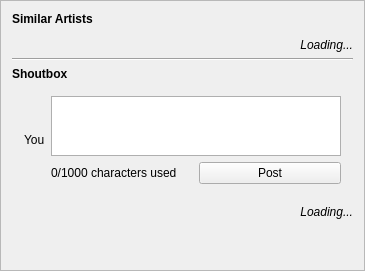
           <widget class="QFrame" name="frame_6">
            <property name="minimumSize">
             <size>
              <width>365</width>
              <height>0</height>
             </size>
            </property>
            <property name="maximumSize">
             <size>
              <width>365</width>
              <height>16777215</height>
             </size>
            </property>
            <property name="frameShape">
             <enum>QFrame::StyledPanel</enum>
            </property>
            <property name="frameShadow">
             <enum>QFrame::Raised</enum>
            </property>
            <layout class="QVBoxLayout" name="verticalLayout_2">
             <item>
              <widget class="QLabel" name="label">
               <property name="sizePolicy">
                <sizepolicy hsizetype="Preferred" vsizetype="Maximum">
                 <horstretch>0</horstretch>
                 <verstretch>0</verstretch>
                </sizepolicy>
               </property>
               <property name="text">
                <string>&lt;B&gt;Similar Artists</string>
               </property>
               <property name="alignment">
                <set>Qt::AlignLeading|Qt::AlignLeft|Qt::AlignTop</set>
               </property>
              </widget>
             </item>
             <item>
              <widget class="HGrowingWidget" name="widget_similarArtists" native="true">
               <property name="sizePolicy">
                <sizepolicy hsizetype="Preferred" vsizetype="Maximum">
                 <horstretch>0</horstretch>
                 <verstretch>0</verstretch>
                </sizepolicy>
               </property>
              </widget>
             </item>
             <item>
              <widget class="QLabel" name="label_moreArtists">
               <property name="text">
                <string>&lt;p align=&quot;right&quot;&gt;&lt;I&gt;Loading...</string>
               </property>
              </widget>
             </item>
             <item>
              <widget class="Line" name="line_3">
               <property name="orientation">
                <enum>Qt::Horizontal</enum>
               </property>
              </widget>
             </item>
             <item>
              <widget class="QLabel" name="label_2">
               <property name="sizePolicy">
                <sizepolicy hsizetype="Preferred" vsizetype="Maximum">
                 <horstretch>0</horstretch>
                 <verstretch>0</verstretch>
                </sizepolicy>
               </property>
               <property name="text">
                <string>&lt;B&gt;Shoutbox</string>
               </property>
               <property name="alignment">
                <set>Qt::AlignLeading|Qt::AlignLeft|Qt::AlignTop</set>
               </property>
              </widget>
             </item>
             <item>
              <widget class="QWidget" name="widget_4" native="true">
               <property name="sizePolicy">
                <sizepolicy hsizetype="Preferred" vsizetype="Maximum">
                 <horstretch>0</horstretch>
                 <verstretch>0</verstretch>
                </sizepolicy>
               </property>
               <layout class="QGridLayout" name="gridLayout_7">
                <property name="leftMargin">
                 <number>12</number>
                </property>
                <property name="rightMargin">
                 <number>12</number>
                </property>
                <item row="0" column="1">
                 <widget class="QTextEdit" name="textEdit">
                  <property name="sizePolicy">
                   <sizepolicy hsizetype="Preferred" vsizetype="Expanding">
                    <horstretch>0</horstretch>
                    <verstretch>0</verstretch>
                   </sizepolicy>
                  </property>
                  <property name="maximumSize">
                   <size>
                    <width>16777215</width>
                    <height>60</height>
                   </size>
                  </property>
                  <property name="palette">
                   <palette>
                    <active>
                     <colorrole role="WindowText">
                      <brush brushstyle="SolidPattern">
                       <color alpha="255">
                        <red>0</red>
                        <green>0</green>
                        <blue>0</blue>
                       </color>
                      </brush>
                     </colorrole>
                     <colorrole role="Button">
                      <brush brushstyle="SolidPattern">
                       <color alpha="255">
                        <red>227</red>
                        <green>227</green>
                        <blue>227</blue>
                       </color>
                      </brush>
                     </colorrole>
                     <colorrole role="Light">
                      <brush brushstyle="SolidPattern">
                       <color alpha="255">
                        <red>255</red>
                        <green>255</green>
                        <blue>255</blue>
                       </color>
                      </brush>
                     </colorrole>
                     <colorrole role="Midlight">
                      <brush brushstyle="SolidPattern">
                       <color alpha="255">
                        <red>241</red>
                        <green>241</green>
                        <blue>241</blue>
                       </color>
                      </brush>
                     </colorrole>
                     <colorrole role="Dark">
                      <brush brushstyle="SolidPattern">
                       <color alpha="255">
                        <red>113</red>
                        <green>113</green>
                        <blue>113</blue>
                       </color>
                      </brush>
                     </colorrole>
                     <colorrole role="Mid">
                      <brush brushstyle="SolidPattern">
                       <color alpha="255">
                        <red>151</red>
                        <green>151</green>
                        <blue>151</blue>
                       </color>
                      </brush>
                     </colorrole>
                     <colorrole role="Text">
                      <brush brushstyle="SolidPattern">
                       <color alpha="255">
                        <red>0</red>
                        <green>0</green>
                        <blue>0</blue>
                       </color>
                      </brush>
                     </colorrole>
                     <colorrole role="BrightText">
                      <brush brushstyle="SolidPattern">
                       <color alpha="255">
                        <red>255</red>
                        <green>255</green>
                        <blue>255</blue>
                       </color>
                      </brush>
                     </colorrole>
                     <colorrole role="ButtonText">
                      <brush brushstyle="SolidPattern">
                       <color alpha="255">
                        <red>0</red>
                        <green>0</green>
                        <blue>0</blue>
                       </color>
                      </brush>
                     </colorrole>
                     <colorrole role="Base">
                      <brush brushstyle="SolidPattern">
                       <color alpha="255">
                        <red>255</red>
                        <green>255</green>
                        <blue>255</blue>
                       </color>
                      </brush>
                     </colorrole>
                     <colorrole role="Window">
                      <brush brushstyle="SolidPattern">
                       <color alpha="255">
                        <red>227</red>
                        <green>227</green>
                        <blue>227</blue>
                       </color>
                      </brush>
                     </colorrole>
                     <colorrole role="Shadow">
                      <brush brushstyle="SolidPattern">
                       <color alpha="255">
                        <red>0</red>
                        <green>0</green>
                        <blue>0</blue>
                       </color>
                      </brush>
                     </colorrole>
                     <colorrole role="AlternateBase">
                      <brush brushstyle="SolidPattern">
                       <color alpha="255">
                        <red>241</red>
                        <green>241</green>
                        <blue>241</blue>
                       </color>
                      </brush>
                     </colorrole>
                     <colorrole role="ToolTipBase">
                      <brush brushstyle="SolidPattern">
                       <color alpha="255">
                        <red>255</red>
                        <green>255</green>
                        <blue>220</blue>
                       </color>
                      </brush>
                     </colorrole>
                     <colorrole role="ToolTipText">
                      <brush brushstyle="SolidPattern">
                       <color alpha="255">
                        <red>0</red>
                        <green>0</green>
                        <blue>0</blue>
                       </color>
                      </brush>
                     </colorrole>
                    </active>
                    <inactive>
                     <colorrole role="WindowText">
                      <brush brushstyle="SolidPattern">
                       <color alpha="255">
                        <red>0</red>
                        <green>0</green>
                        <blue>0</blue>
                       </color>
                      </brush>
                     </colorrole>
                     <colorrole role="Button">
                      <brush brushstyle="SolidPattern">
                       <color alpha="255">
                        <red>227</red>
                        <green>227</green>
                        <blue>227</blue>
                       </color>
                      </brush>
                     </colorrole>
                     <colorrole role="Light">
                      <brush brushstyle="SolidPattern">
                       <color alpha="255">
                        <red>255</red>
                        <green>255</green>
                        <blue>255</blue>
                       </color>
                      </brush>
                     </colorrole>
                     <colorrole role="Midlight">
                      <brush brushstyle="SolidPattern">
                       <color alpha="255">
                        <red>241</red>
                        <green>241</green>
                        <blue>241</blue>
                       </color>
                      </brush>
                     </colorrole>
                     <colorrole role="Dark">
                      <brush brushstyle="SolidPattern">
                       <color alpha="255">
                        <red>113</red>
                        <green>113</green>
                        <blue>113</blue>
                       </color>
                      </brush>
                     </colorrole>
                     <colorrole role="Mid">
                      <brush brushstyle="SolidPattern">
                       <color alpha="255">
                        <red>151</red>
                        <green>151</green>
                        <blue>151</blue>
                       </color>
                      </brush>
                     </colorrole>
                     <colorrole role="Text">
                      <brush brushstyle="SolidPattern">
                       <color alpha="255">
                        <red>0</red>
                        <green>0</green>
                        <blue>0</blue>
                       </color>
                      </brush>
                     </colorrole>
                     <colorrole role="BrightText">
                      <brush brushstyle="SolidPattern">
                       <color alpha="255">
                        <red>255</red>
                        <green>255</green>
                        <blue>255</blue>
                       </color>
                      </brush>
                     </colorrole>
                     <colorrole role="ButtonText">
                      <brush brushstyle="SolidPattern">
                       <color alpha="255">
                        <red>0</red>
                        <green>0</green>
                        <blue>0</blue>
                       </color>
                      </brush>
                     </colorrole>
                     <colorrole role="Base">
                      <brush brushstyle="SolidPattern">
                       <color alpha="255">
                        <red>255</red>
                        <green>255</green>
                        <blue>255</blue>
                       </color>
                      </brush>
                     </colorrole>
                     <colorrole role="Window">
                      <brush brushstyle="SolidPattern">
                       <color alpha="255">
                        <red>227</red>
                        <green>227</green>
                        <blue>227</blue>
                       </color>
                      </brush>
                     </colorrole>
                     <colorrole role="Shadow">
                      <brush brushstyle="SolidPattern">
                       <color alpha="255">
                        <red>0</red>
                        <green>0</green>
                        <blue>0</blue>
                       </color>
                      </brush>
                     </colorrole>
                     <colorrole role="AlternateBase">
                      <brush brushstyle="SolidPattern">
                       <color alpha="255">
                        <red>241</red>
                        <green>241</green>
                        <blue>241</blue>
                       </color>
                      </brush>
                     </colorrole>
                     <colorrole role="ToolTipBase">
                      <brush brushstyle="SolidPattern">
                       <color alpha="255">
                        <red>255</red>
                        <green>255</green>
                        <blue>220</blue>
                       </color>
                      </brush>
                     </colorrole>
                     <colorrole role="ToolTipText">
                      <brush brushstyle="SolidPattern">
                       <color alpha="255">
                        <red>0</red>
                        <green>0</green>
                        <blue>0</blue>
                       </color>
                      </brush>
                     </colorrole>
                    </inactive>
                    <disabled>
                     <colorrole role="WindowText">
                      <brush brushstyle="SolidPattern">
                       <color alpha="255">
                        <red>113</red>
                        <green>113</green>
                        <blue>113</blue>
                       </color>
                      </brush>
                     </colorrole>
                     <colorrole role="Button">
                      <brush brushstyle="SolidPattern">
                       <color alpha="255">
                        <red>227</red>
                        <green>227</green>
                        <blue>227</blue>
                       </color>
                      </brush>
                     </colorrole>
                     <colorrole role="Light">
                      <brush brushstyle="SolidPattern">
                       <color alpha="255">
                        <red>255</red>
                        <green>255</green>
                        <blue>255</blue>
                       </color>
                      </brush>
                     </colorrole>
                     <colorrole role="Midlight">
                      <brush brushstyle="SolidPattern">
                       <color alpha="255">
                        <red>241</red>
                        <green>241</green>
                        <blue>241</blue>
                       </color>
                      </brush>
                     </colorrole>
                     <colorrole role="Dark">
                      <brush brushstyle="SolidPattern">
                       <color alpha="255">
                        <red>113</red>
                        <green>113</green>
                        <blue>113</blue>
                       </color>
                      </brush>
                     </colorrole>
                     <colorrole role="Mid">
                      <brush brushstyle="SolidPattern">
                       <color alpha="255">
                        <red>151</red>
                        <green>151</green>
                        <blue>151</blue>
                       </color>
                      </brush>
                     </colorrole>
                     <colorrole role="Text">
                      <brush brushstyle="SolidPattern">
                       <color alpha="255">
                        <red>113</red>
                        <green>113</green>
                        <blue>113</blue>
                       </color>
                      </brush>
                     </colorrole>
                     <colorrole role="BrightText">
                      <brush brushstyle="SolidPattern">
                       <color alpha="255">
                        <red>255</red>
                        <green>255</green>
                        <blue>255</blue>
                       </color>
                      </brush>
                     </colorrole>
                     <colorrole role="ButtonText">
                      <brush brushstyle="SolidPattern">
                       <color alpha="255">
                        <red>113</red>
                        <green>113</green>
                        <blue>113</blue>
                       </color>
                      </brush>
                     </colorrole>
                     <colorrole role="Base">
                      <brush brushstyle="SolidPattern">
                       <color alpha="255">
                        <red>227</red>
                        <green>227</green>
                        <blue>227</blue>
                       </color>
                      </brush>
                     </colorrole>
                     <colorrole role="Window">
                      <brush brushstyle="SolidPattern">
                       <color alpha="255">
                        <red>227</red>
                        <green>227</green>
                        <blue>227</blue>
                       </color>
                      </brush>
                     </colorrole>
                     <colorrole role="Shadow">
                      <brush brushstyle="SolidPattern">
                       <color alpha="255">
                        <red>0</red>
                        <green>0</green>
                        <blue>0</blue>
                       </color>
                      </brush>
                     </colorrole>
                     <colorrole role="AlternateBase">
                      <brush brushstyle="SolidPattern">
                       <color alpha="255">
                        <red>227</red>
                        <green>227</green>
                        <blue>227</blue>
                       </color>
                      </brush>
                     </colorrole>
                     <colorrole role="ToolTipBase">
                      <brush brushstyle="SolidPattern">
                       <color alpha="255">
                        <red>255</red>
                        <green>255</green>
                        <blue>220</blue>
                       </color>
                      </brush>
                     </colorrole>
                     <colorrole role="ToolTipText">
                      <brush brushstyle="SolidPattern">
                       <color alpha="255">
                        <red>0</red>
                        <green>0</green>
                        <blue>0</blue>
                       </color>
                      </brush>
                     </colorrole>
                    </disabled>
                   </palette>
                  </property>
                  <property name="autoFillBackground">
                   <bool>true</bool>
                  </property>
                 </widget>
                </item>
                <item row="1" column="1">
                 <widget class="QFrame" name="horizontalFrame">
                  <property name="sizePolicy">
                   <sizepolicy hsizetype="Preferred" vsizetype="Maximum">
                    <horstretch>0</horstretch>
                    <verstretch>0</verstretch>
                   </sizepolicy>
                  </property>
                  <layout class="QGridLayout" name="gridLayout_6">
                   <property name="margin">
                    <number>0</number>
                   </property>
                   <item row="1" column="2">
                    <spacer name="horizontalSpacer_3">
                     <property name="orientation">
                      <enum>Qt::Horizontal</enum>
                     </property>
                     <property name="sizeType">
                      <enum>QSizePolicy::Preferred</enum>
                     </property>
                     <property name="sizeHint" stdset="0">
                      <size>
                       <width>0</width>
                       <height>20</height>
                      </size>
                     </property>
                    </spacer>
                   </item>
                   <item row="1" column="3">
                    <widget class="QPushButton" name="pushButton">
                     <property name="text">
                      <string>Post</string>
                     </property>
                    </widget>
                   </item>
                   <item row="1" column="1">
                    <widget class="QLabel" name="label_8">
                     <property name="text">
                      <string>0/1000 characters used</string>
                     </property>
                    </widget>
                   </item>
                  </layout>
                 </widget>
                </item>
                <item row="0" column="0" rowspan="2">
                 <widget class="QLabel" name="label_you">
                  <property name="sizePolicy">
                   <sizepolicy hsizetype="Maximum" vsizetype="Preferred">
                    <horstretch>0</horstretch>
                    <verstretch>0</verstretch>
                   </sizepolicy>
                  </property>
                  <property name="text">
                   <string>You</string>
                  </property>
                 </widget>
                </item>
               </layout>
              </widget>
             </item>
             <item>
              <widget class="HGrowingWidget" name="widget_comments" native="true">
               <property name="sizePolicy">
                <sizepolicy hsizetype="Preferred" vsizetype="Maximum">
                 <horstretch>0</horstretch>
                 <verstretch>0</verstretch>
                </sizepolicy>
               </property>
              </widget>
             </item>
             <item>
              <widget class="QLabel" name="label_moreShoutbox">
               <property name="text">
                <string>&lt;p align=&quot;right&quot;&gt;&lt;I&gt;Loading...</string>
               </property>
              </widget>
             </item>
             <item>
              <spacer name="verticalSpacer_2">
               <property name="orientation">
                <enum>Qt::Vertical</enum>
               </property>
               <property name="sizeHint" stdset="0">
                <size>
                 <width>20</width>
                 <height>40</height>
                </size>
               </property>
              </spacer>
             </item>
            </layout>
           </widget>
